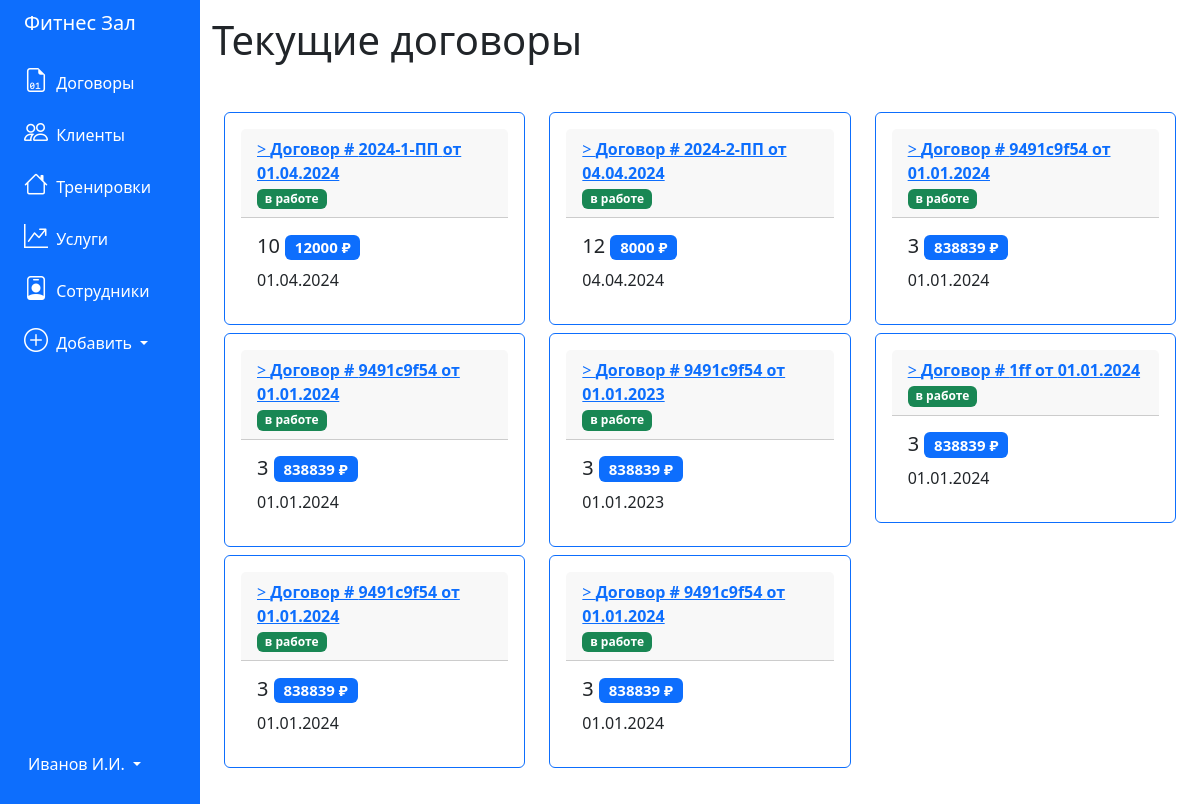
The page /contracts on the database as committed earlier.
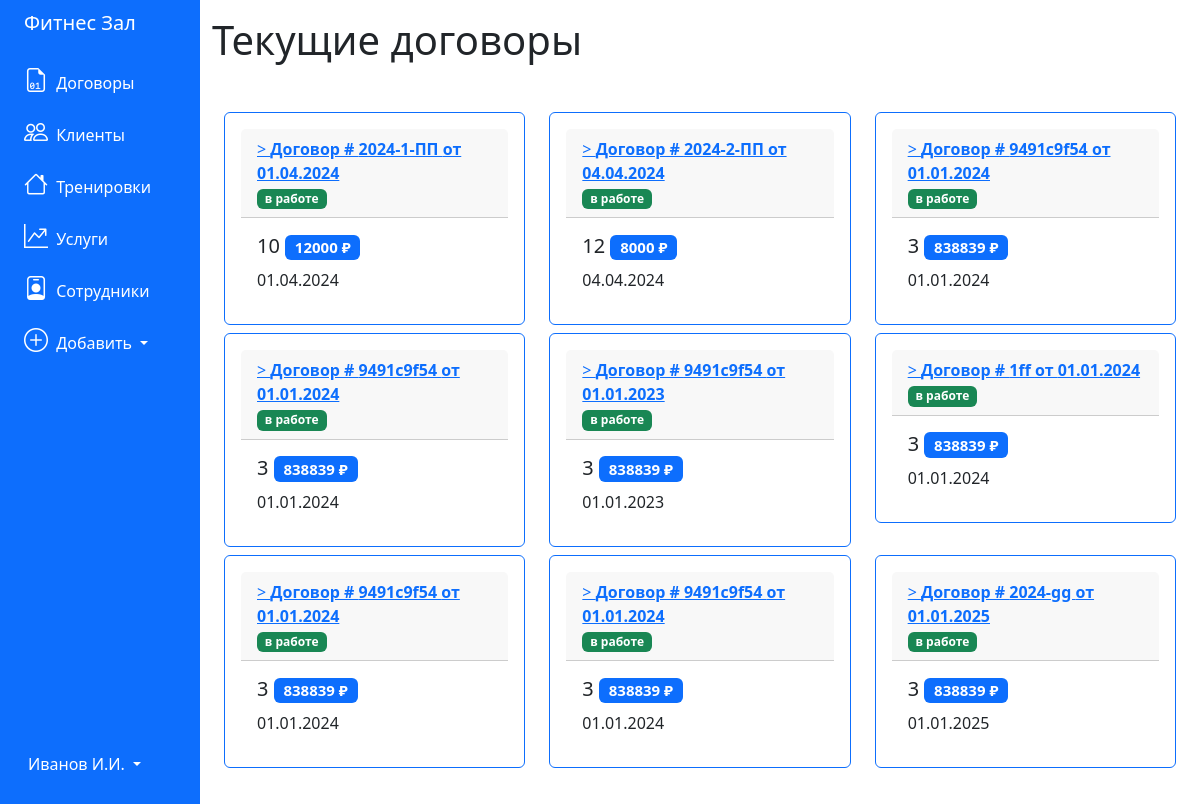
The same page on the database as committed later.
### tables this page shows
CREATE TABLE "contracts" (
	"id_contract"	INTEGER,
	"number"	TEXT,
	"date"	TEXT,
	"price"	INTEGER,
	"discount"	INTEGER,
	"deal_status"	BLOB,
	"finish_price"	INTEGER,
	"training_id"	INTEGER,
	"client_id"	INTEGER,
	"employee_id"	INTEGER,
	PRIMARY KEY("id_contract" AUTOINCREMENT)
);

### app.py (the view)
@app.route('/contracts')
def contracts():
    conn = get_db_connection()
    pos = conn.execute("""SELECT * FROM contracts, trainings, clients
    WHERE contracts.training_id = trainings.id_training and contracts.client_id = clients.id_client
    """).fetchall()
    conn.close()
    return render_template('contracts.html', contracts=pos)

### app.py (called while the page is built)
def get_db_connection():
    conn = sqlite3.connect('../pythonProject4/database.db')
    conn.row_factory = sqlite3.Row
    return conn

### templates/contracts.html (shortened to what this page needs)
{% extends 'base.html' %}
{% block content %}
<h1>{% block title %} Текущие договоры {% endblock %}</h1>
<div class="container mt-5 mb-3">
    <div class="row">
        {% for contract in contracts %}
        <div class="col-md-4">
            <div class="card p-3 mb-2 border-primary">
                <div class="card-header">
                    <a href="{{ url_for('contract', contract_id=contract['id_contract']) }}">>
                        <b>Договор # {{ contract['number'] }} от {{ contract['date'] }}</b>
                    </a>
                    <br>
                    {% if contract['deal_status']==False %}
                    <span class="badge bg-success"> в работе </span>
                    {% else %}
                    <span class="badge bg-danger"> сделка завершена </span>
                    {% endif %}
                </div>
                <div class="card-body">
                    <h5 class="card-title">{{ contract['discount'] }} <span class="badge bg-primary">{{
                            contract['price'] }} ₽</span></h5>
                    <p class="card-text">{{ contract['date'] }}</p>
                </div>
            </div>
        </div>
        {% endfor %}
    </div>
</div>
{% endblock %}

### templates/base.html (shortened to what this page needs)
<!doctype html>
<html lang="en">
<head>
    <link rel="stylesheet" href="https://cdn.jsdelivr.net/npm/bootstrap@5.3.3/dist/css/bootstrap.min.css"
>
    <link rel="stylesheet" href="https://cdn.jsdelivr.net/npm/bootstrap-icons@1.11.3/font/bootstrap-icons.min.css">
</head>
<body>
    <div class="container-fluid">
        <div class="row flex-nowrap">
            <div class="col-auto col-md-3 col-xl-2 px-sm-2 px-0 bg-primary">
                <div class="d-flex flex-column align-items-center align-items-sm-start px-3 pt-2  min-vh-100">
                    <a href="/"
                        class="d-flex align-items-center pb-3 mb-md-0 me-md-auto text-white text-decoration-none">
                        <span class="fs-5 d-none d-sm-inline">Фитнес Зал</span>
                    </a>
                    <ul class="nav nav-pills flex-column mb-sm-auto mb-0 align-items-center align-items-sm-start"
                        id="menu">
                        <li>
                            <a href="/contracts" class="nav-link px-0 align-middle text-white">
                            <i class="fs-4 bi-file-earmark-binary"></i> <span class="ms-1 d-none d-sm-inline">Договоры</span></a>
                        </li>
                        <li>
                            <a href="/clients" class="nav-link px-0 align-middle text-white">
                            <i class="fs-4 bi-people"></i> <span class="ms-1 d-none d-sm-inline">Клиенты</span></a>
                        </li>
                        <li>
                            <a href="/trainings" class="nav-link px-0 align-middle text-white">
                            <i class="fs-4 bi-house"></i> <span class="ms-1 d-none d-sm-inline">Тренировки</span></a>
                        </li>
                        <li>
                            <a href="/reports" class="nav-link px-0 align-middle text-white">
                            <i class="fs-4 bi-graph-up-arrow"></i> <span class="ms-1 d-none d-sm-inline">Услуги</span></a>
                        </li>
                        <li>
                            <a href="/employees" class="nav-link px-0 align-middle text-white">
                            <i class="fs-4 bi-person-badge"></i> <span class="ms-1 d-none d-sm-inline">Сотрудники</span></a>
                        </li>
                        <li class="dropdown pb-4">
                            <a href="#" class="nav-link px-0 align-middle text-white dropdown-toggle"
                                id="dropdownCreate" data-bs-toggle="dropdown" aria-expanded="false">
                                <i class="fs-4 bi-plus-circle"></i> <span class="ms-1 d-none d-sm-inline">Добавить </span>
                            </a>
                        </li>
                    </ul>
                    <div class="dropdown pb-4">
                        <a href="#" class="d-flex align-items-center text-white text-decoration-none dropdown-toggle"
                            id="dropdownUser" data-bs-toggle="dropdown" aria-expanded="false">
                            <span class="d-none d-sm-inline mx-1">Иванов И.И.</span>
                        </a>
                    </div>
                </div>
            </div>
            <div class="col py-3">
                {% block content %} {% endblock %}
            </div>
        </div>
    </div>
</body>

Rows that differ between the two databases and show on the page:
added contracts: number "2024-gg", date "01.01.2025", deal_status "в работе", discount "3", price "838839"
